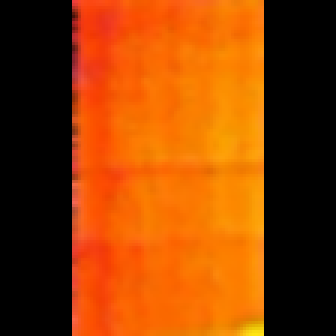
#> input picture data/raw/DJI_20230222130104_0215_T_000003.png, 112 x 112 px (shown 3 times larger); its folder holds only this picture in this run
$ python -i defect_detection.py   (imports and definitions only)
#> lines starting #> are read from the running program, lines starting #| are printed output that depends on the picture; after the words box and inside, x2 and y2 are one past the last pixel; in counts of white or black regions, pixels touching at a corner belong together
# defect_detection.py
import cv2
import numpy as np

def detect_hotspots(processed_img):
    # ----------------------------- 全局温度统计法 -----------------------------
    mean_temp = np.mean(processed_img)
    std_temp = np.std(processed_img)
    global_thresh = mean_temp + 3 * std_temp  # 光斑温度 > 均值+3σ

    # 全局阈值二值化
    _, binary_global = cv2.threshold(
        processed_img, global_thresh, 255, cv2.THRESH_BINARY
    )

    # ----------------------------- 自适应阈值法 -----------------------------
    binary_adaptive = cv2.adaptiveThreshold(
        processed_img, 255,
        cv2.ADAPTIVE_THRESH_GAUSSIAN_C,
        cv2.THRESH_BINARY_INV, 15, 3  # 调优后的参数
    )

    # ----------------------------- 融合检测结果 -----------------------------
    combined = cv2.bitwise_or(binary_global, binary_adaptive)

    # ----------------------------- 形态学优化 -----------------------------
    kernel = cv2.getStructuringElement(cv2.MORPH_ELLIPSE, (7,7))
    closed = cv2.morphologyEx(combined, cv2.MORPH_CLOSE, kernel, iterations=2)

    # ----------------------------- 提取轮廓 -----------------------------
    contours, _ = cv2.findContours(closed, cv2.RETR_EXTERNAL, cv2.CHAIN_APPROX_SIMPLE)
    return contours

>>> import cv2
>>> picture = cv2.imread('../../data/raw/DJI_20230222130104_0215_T_000003.png', cv2.IMREAD_GRAYSCALE)
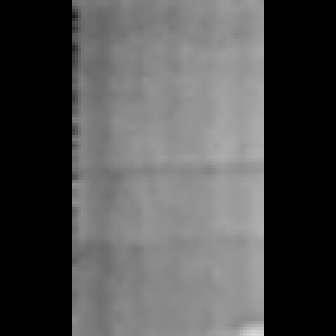
#> picture: shape (112, 112) (shown 3 times larger); min 0, max 212, mean 79
>>> result = detect_hotspots(picture)
#> in detect_hotspots, `mean_temp = np.mean(processed_img)`: mean_temp = 79.03
#> in detect_hotspots, `std_temp = np.std(processed_img)`: std_temp = 69.53
#> in detect_hotspots, `global_thresh = mean_temp + 3 * std_temp`: global_thresh = 287.6
#> in detect_hotspots, `_, binary_global = cv2.threshold( processed_img, global_thresh, 255, c..`: binary_global: shape (112, 112); every value is 0
#> in detect_hotspots, `binary_adaptive = cv2.adaptiveThreshold( processed_img, 255, cv2.ADAPT..`:
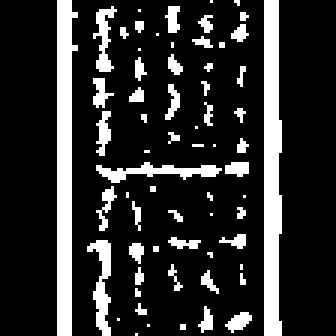
#> binary_adaptive: shape (112, 112) (shown 3 times larger); 17.6% white; 65 white regions (46 under 20 px), largest, box (x1, y1, x2, y2) and area: (88, 0, 94, 112) 589, (19, 0, 26, 112) 568, (32, 54, 74, 61) 125
#> in detect_hotspots, `closed = cv2.morphologyEx(combined, cv2.MORPH_CLOSE, kernel, iteration..`:
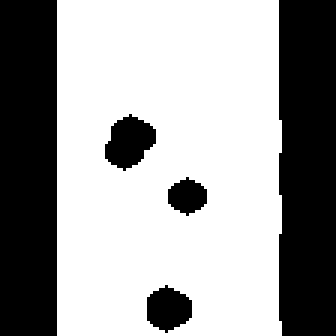
#> closed: shape (112, 112) (shown 3 times larger); 62.3% white; 5 black regions
#> in detect_hotspots, `contours, _ = cv2.findContours(closed, cv2.RETR_EXTERNAL, cv2.CHAIN_AP..`: contours = 1 contour; box (x1, y1, x2, y2) and area: (19, 0, 94, 112) 8132
#> result has the same summary as contours in detect_hotspots

$ run again, on data/raw/DJI_20230222130227_0261_T_000020.png
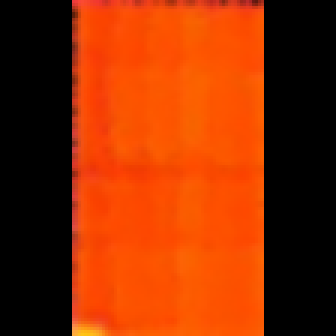
#> input picture data/raw/DJI_20230222130227_0261_T_000020.png, 112 x 112 px (shown 3 times larger)
#> `picture = cv2.imread('../../data/raw/DJI_20230222130104_0215_T_000003...`:
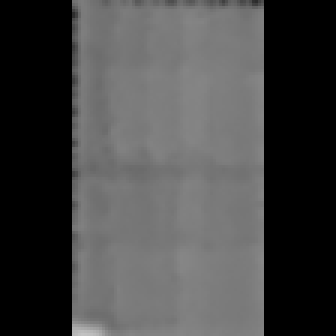
#> picture: shape (112, 112) (shown 3 times larger); min 0, max 194, mean 69.3
#> mean_temp = 69.27
#> std_temp = 60.35
#> global_thresh = 250.3
#> binary_global: shape (112, 112); every value is 0
#> binary_adaptive: shape (112, 112); 12.7% white; 47 white regions (39 under 20 px), largest, box (x1, y1, x2, y2) and area: (18, 0, 26, 112) 566, (88, 0, 93, 112) 560, (28, 103, 49, 112) 83
#> in detect_hotspots, `closed = cv2.morphologyEx(combined, cv2.MORPH_CLOSE, kernel, iteration..`:
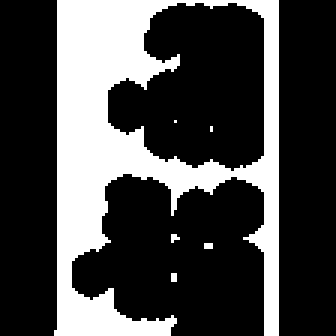
#> closed: shape (112, 112) (shown 3 times larger); 28% white; 6 white regions (5 under 20 px)
#> contours = 4 contours, 3 with area under 20; largest, box (x1, y1, x2, y2) and area: (18, 0, 93, 112) 5387
#> result has the same summary as contours in detect_hotspots
